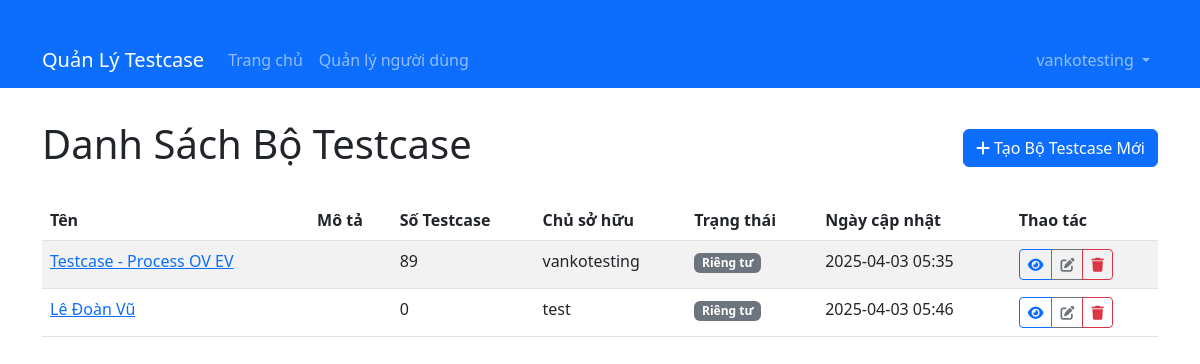
Page /testcase-set/ (signed in) on the committed database.
### models/user.py (models this page shows, shortened)
class User(db.Model):
    id = db.Column(db.Integer, primary_key=True)
    username = db.Column(db.String(64), unique=True, nullable=False)
    email = db.Column(db.String(120), unique=True, nullable=False)
    password_hash = db.Column(db.String(128))
    is_admin = db.Column(db.Boolean, default=False)
    created_at = db.Column(db.DateTime, default=datetime.utcnow)
    testcase_sets = db.relationship('TestCaseSet', backref='user', lazy=True)

### models/testcase_set.py (models this page shows, shortened)
class TestCaseSet(db.Model):
    id = db.Column(db.Integer, primary_key=True)
    name = db.Column(db.String(100), nullable=False)
    description = db.Column(db.String(255))
    created_at = db.Column(db.DateTime, default=datetime.utcnow)
    updated_at = db.Column(db.DateTime, default=datetime.utcnow, onupdate=datetime.utcnow)
    test_cases = db.relationship('TestCase', backref='test_case_set', lazy=True, cascade="all, delete-orphan")
    user_id = db.Column(db.Integer, db.ForeignKey('user.id'))
    is_public = db.Column(db.Boolean, default=False)  # Testcase có công khai không

### routes/testcase_set.py (the view)
@testcase_set_bp.route('/')
@login_required
def index():
    user_id = session.get('user_id')
    is_admin = session.get('is_admin', False)
    if is_admin:
        testcase_sets = TestCaseSet.query.all()
    else:
        testcase_sets = TestCaseSet.query.filter(
            (TestCaseSet.user_id == user_id) | (TestCaseSet.is_public == True)
        ).all()
    return render_template('dashboard.html', testcase_sets=testcase_sets)

### app.py (called while the page is built)
@app.context_processor
def inject_session():
    from flask import session
    return dict(session=session)

### routes/auth.py (called while the page is built)
def login_required(f):
    @wraps(f)
    def decorated_function(*args, **kwargs):
        if 'user_id' not in session:
            flash('Vui lòng đăng nhập để tiếp tục', 'warning')
            return redirect(url_for('auth.login', next=request.url))
        return f(*args, **kwargs)
    return decorated_function

### templates/dashboard.html (shortened to what this page needs)
{% extends 'base.html' %}
{% block content %}
<div class="d-flex justify-content-between align-items-center mb-4">
    <h1>Danh Sách Bộ Testcase</h1>
    <a href="{{ url_for('testcase_set.create') }}" class="btn btn-primary">
        <i class="fas fa-plus"></i> Tạo Bộ Testcase Mới
    </a>
</div>
{% if testcase_sets %}
    <div class="table-responsive">
        <table class="table table-striped table-hover">
            <thead>
                <tr>
                    <th>Tên</th>
                    <th>Mô tả</th>
                    <th>Số Testcase</th>
                    <th>Chủ sở hữu</th>
                    <th>Trạng thái</th>
                    <th>Ngày cập nhật</th>
                    <th>Thao tác</th>
                </tr>
            </thead>
            <tbody>
                {% for testcase_set in testcase_sets %}
                <tr>
                    <td>
                        <a href="{{ url_for('testcase_set.detail', id=testcase_set.id) }}">
                            {{ testcase_set.name }}
                        </a>
                    </td>
                    <td>{{ testcase_set.description }}</td>
                    <td>{{ testcase_set.test_cases|length }}</td>
                    <td>{{ testcase_set.user.username if testcase_set.user else 'N/A' }}</td>
                    <td>
                        <span class="badge {% if testcase_set.is_public %}bg-success{% else %}bg-secondary{% endif %}">
                            {% if testcase_set.is_public %}Công khai{% else %}Riêng tư{% endif %}
                        </span>
                    </td>
                    <td>{{ testcase_set.updated_at.strftime('%Y-%m-%d %H:%M') }}</td>
                    <td>
                        <div class="btn-group" role="group">
                            <a href="{{ url_for('testcase_set.detail', id=testcase_set.id) }}" class="btn btn-sm btn-outline-primary">
                                <i class="fas fa-eye"></i>
                            </a>
                            {% if session.is_admin or testcase_set.user_id == session.user_id %}
                            <a href="{{ url_for('testcase_set.edit', id=testcase_set.id) }}" class="btn btn-sm btn-outline-secondary">
                                <i class="fas fa-edit"></i>
                            </a>
                            <button type="button" class="btn btn-sm btn-outline-danger" data-bs-toggle="modal" data-bs-target="#deleteModal{{ testcase_set.id }}">
                                <i class="fas fa-trash"></i>
                            </button>
                            {% endif %}
                        </div>
                    </td>
                </tr>
                {% endfor %}
            </tbody>
        </table>
    </div>
{% else %}
    <div class="alert alert-info">
        Chưa có bộ testcase nào. Nhấn nút "Tạo Bộ Testcase Mới" để bắt đầu.
    </div>
{% endif %}
{% endblock %}

### templates/base.html (shortened to what this page needs)
<!DOCTYPE html>
<html lang="vi">
<head>
    <link href="https://cdn.jsdelivr.net/npm/bootstrap@5.3.0-alpha1/dist/css/bootstrap.min.css" rel="stylesheet">
    <link rel="stylesheet" href="https://cdnjs.cloudflare.com/ajax/libs/font-awesome/6.0.0-beta3/css/all.min.css">
</head>
<body>
    <nav class="navbar navbar-expand-lg navbar-dark bg-primary">
        <div class="container">
            <a class="navbar-brand" href="{{ url_for('dashboard') }}">Quản Lý Testcase</a>
            <div class="collapse navbar-collapse" id="navbarNav">
                <ul class="navbar-nav">
                    {% if session.user_id %}
                    <li class="nav-item">
                        <a class="nav-link" href="{{ url_for('dashboard') }}">Trang chủ</a>
                    </li>
                    {% if session.is_admin %}
                    <li class="nav-item">
                        <a class="nav-link" href="{{ url_for('auth.user_list') }}">Quản lý người dùng</a>
                    </li>
                    {% endif %}
                    {% endif %}
                </ul>
                <ul class="navbar-nav ms-auto">
                    {% if session.user_id %}
                    <li class="nav-item dropdown">
                        <a class="nav-link dropdown-toggle" href="#" id="navbarDropdown" role="button" data-bs-toggle="dropdown" aria-expanded="false">
                            {{ session.username }}
                        </a>
                    </li>
                    {% endif %}
                </ul>
            </div>
        </div>
    </nav>
    <div class="container">
        {% block content %}{% endblock %}
    </div>
</body>
</html>

### templates/base.html (style rules this page uses)
.container { margin-top: 2rem; }
.badge.bg-secondary { background-color: #6c757d !important; }

### rows in the picture
User: username "vankotesting"
TestCaseSet: name "Testcase - Process OV EV", test_cases|length "89", user "vankotesting", is_public "Riêng tư", updated_at "2025-04-03 05:35"
TestCaseSet: name "Lê Đoàn Vũ", test_cases|length "0", user "test", is_public "Riêng tư", updated_at "2025-04-03 05:46"
